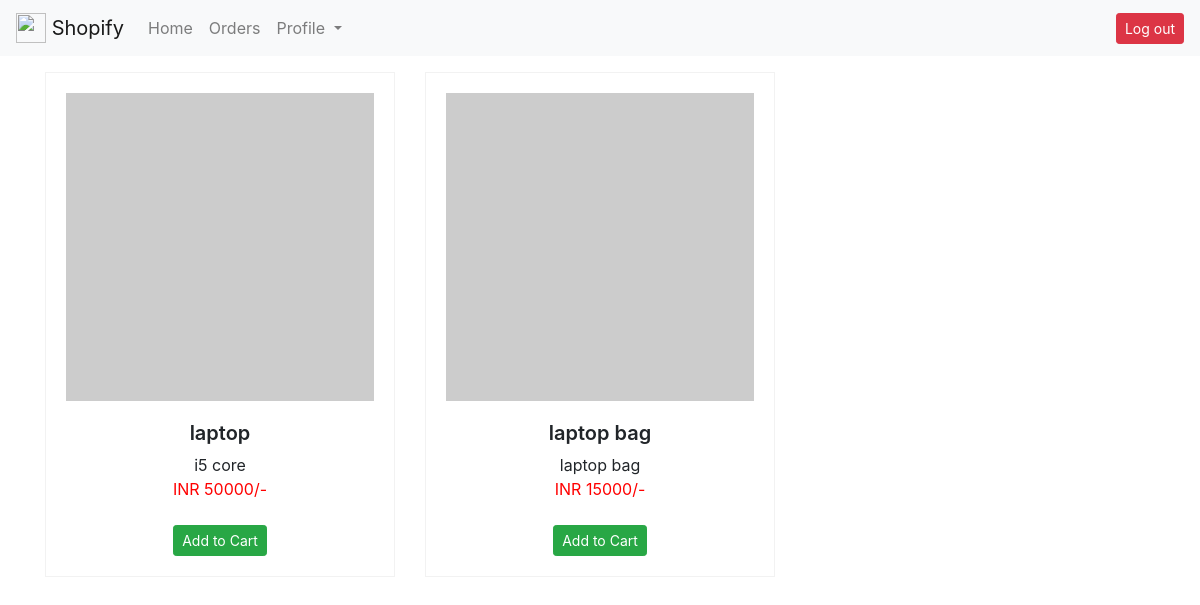
The app's page /order.php (signed in) with its own data.
### tables this page shows
CREATE TABLE `product` (
  `order_id` int(11) NOT NULL,
  `prod_name` varchar(255) DEFAULT NULL,
  `prod_desc` varchar(255) DEFAULT NULL,
  `prod_price` int(11) DEFAULT NULL,
  `prod_quantity` int(11) DEFAULT NULL
);

### order.php (the view, shortened to what this page needs)
<?php
if (isset($_SESSION['email'])) {
  $email = $_SESSION['email'];
  include "include/conn.php";
  $query = "SELECT * FROM customer WHERE email = '$email'";
  $result = mysqli_query($conn, $query);
  $customer = mysqli_fetch_assoc($result);
  $userid = $customer['ID'];
  $query2 = "SELECT * from product where prod_quantity > 0";
  $result2 = mysqli_query($conn, $query2);
  while ($row = $result2->fetch_assoc()) {
    $datas[]=$row;
    }
?>
    <!doctype html>
    <html lang="en">
    <head>
      <link href="css/order.css" rel="stylesheet">
      </head>
    <body>
    <?php include "include/header.php"; ?>
    <!DOCTYPE html>
<html lang="en">
<head>
<div class="container">
  <div class="row">
    <?php
    foreach($datas as $data){
      echo '
      <div class="col-sm-6 col-md-4">
      <div class="shop__thumb">
      <form method="post" action="">
      <input type="text" hidden name="prod_name" value="'.$data['prod_name'].'">
      <input type="text" hidden name="uid" value="'.$userid.'">
          <div class="shop-thumb__img">
            <img src="https://via.placeholder.com/400x400/87CEFA/000000" class="img-responsive" alt="...">
          </div>
          <h5 class="shop-thumb__title">
            '.$data['prod_name'].'
          </h5>
          <div>
          '.$data['prod_desc'].'
          </div>
          <div class="shop-thumb__price">
            <span class="shop-thumb-price_new">INR '.$data['prod_price'].'/-</span>
          </div><br>
          <input type="submit" class="btn btn-success btn-sm my-2 my-sm-0" name="submit" value="Add to Cart"/>
          </form>
      </div>
    </div>
      ';
    }
    ?>
      </div>
    </div>
</body>
</html>
<?php
} else {
  header('location: login.php');
}
?>

### css/order.css (style rules this page uses)
body { margin-top:20px; }
.shop__thumb { border: 1px solid rgba(0, 0, 0, 0.05); padding: 20px; margin-bottom: 20px; background-color: white; text-align: center; -webkit-transition: border-color 0.1s, -webkit-box-shadow 0.1s; -o-transition: border-color 0.1s, box-shadow 0.1s; transition: border-color 0.1s, box-shadow 0.1s; }
.shop-thumb__img { position: relative; margin-bottom: 20px; overflow: hidden; }
.shop-thumb__img img { width: 100%; }
.shop-thumb__title { font-weight: 600; }
.shop-thumb__price { color: #777777; }
.shop-thumb-price_new { color: red; }

### records on screen
product: prod_name "laptop", prod_desc "i5 core", prod_price "50000"
product: prod_name "laptop bag", prod_desc "laptop bag", prod_price "15000"
